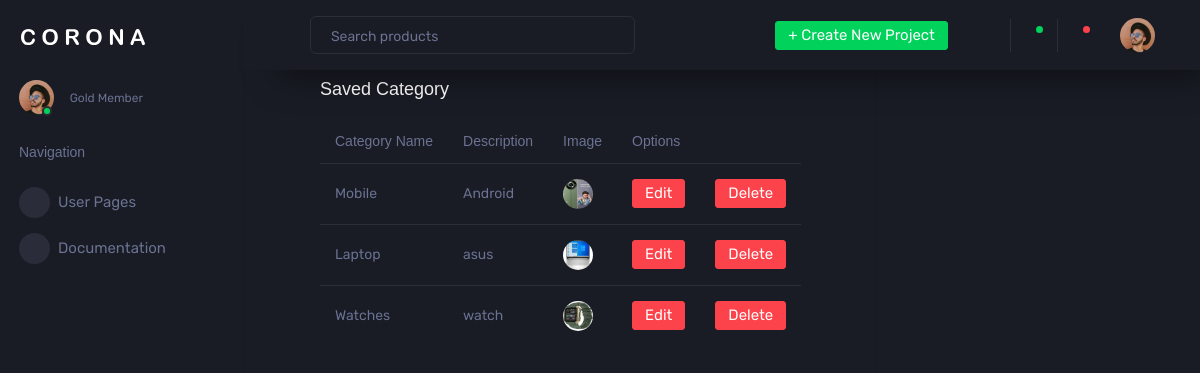
Screenshot of /Myapp/display/ with the database file from the repository.
### Myapp/models.py (models this page shows)
class shopdb(models.Model):
    CName = models.CharField(max_length=100,null=True,blank=True)
    CDes = models.CharField(max_length=100,null=True,blank=True)
    Cimage = models.ImageField(upload_to="profile",null=True,blank=True)

### Myapp/views.py (the view)
# urls.py: path('display/',views.disdata,name='display'),
def disdata(req):
    data = shopdb.objects.all()
    return render(req,"display.html",{'data':data})

### Myapp/Templates/display.html (shortened to what this page needs)
<!DOCTYPE html>
{% extends 'indexx.html' %}
{% block content %}
<html lang="en">
<head>
</head>
<body>
<div class="card" style="padding:50px;">
                  <div class="card-body">
                    <h4 class="card-title">Saved Category</h4>
                    <div class="table-responsive">
                      <table class="table table-hover">
                        <thead>
                          <tr>
                            <th>Category Name</th>
                            <th>Description</th>
                            <th>Image</th>
                            <th>Options</th>
                          </tr>
                        <tbody>
                      {% for i in data %}
                        <tr>
                            <td>{{i.CName}}</td>
                            <td>{{i.CDes}}</td>
                            <td>
                             <img src="{{i.Cimage.url}}">
                            </td>
                             <td>
                                        <form action="{% url 'editcat' dataid=i.id %}">
                                             <button type="submit" class="btn btn-danger">Edit</button>
                                        </form>
                                    </td>
                             <td>
                                        <form action="{% url 'deletecat' dataid=i.id %}">
                                             <button type="submit" class="btn btn-danger">Delete</button>
                                        </form>
                                    </td>
                      {% endfor %}
                      </tbody>
                        </thead>
                      </table>
                    </div>
                  </div>
                </div>
</body>
</html>
{% endblock %}

### rows the page displays
shopdb: CName "Mobile", CDes "Android", Cimage (picture)
shopdb: CName "Laptop", CDes "asus", Cimage (picture)
shopdb: CName "Watches", CDes "watch", Cimage (picture)
